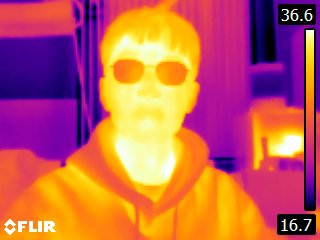
#> input picture FLIR0055.jpg, 320 x 240 px
$ jupyter execute --allow-errors Untitled.ipynb
#> lines starting #> are read from the running program, lines starting #| are printed output that depends on the picture
[cell 1]
# ROI에서 가장 높은 온도 추출하기
import cv2
import numpy as np
import matplotlib.pyplot as plt

img = cv2.imread('FLIR0055.jpg')
#> img is the input picture: shape (240, 320, 3); mean B, G, R 87.1, 95.2, 193.3
drag = False
ix,iy=-1,-1
blue, red = (255,0,0),(0,0,255)
roi = []

# [35 lines left out: functions calc, onMouse, not called in this run]

cv2.imshow('Show Image',img)
cv2.setMouseCallback('Show Image',onMouse,param=img)
cv2.waitKey(0)
cv2.destroyAllWindows()

[cell 2]
# K-means 적용하여 클러스터링 하고 Canny Edge Detection
import cv2
import numpy as np
import matplotlib.pyplot as plt

def nothing(x):
    pass

def kmeans_canny():
    img = cv2.imread('FLIR0058.jpg')
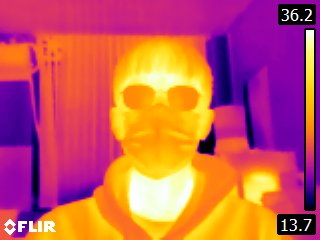
#> input picture FLIR0058.jpg, 320 x 240 px
#> img is the input picture: shape (240, 320, 3); mean B, G, R 90.1, 88.8, 198.5
    cv2.namedWindow('Original')

    cv2.namedWindow('Kmeans')
    cv2.createTrackbar('K','Kmeans',0,30,nothing)

    cv2.namedWindow('Edge Detection')
    cv2.createTrackbar('low threshold','Edge Detection',0,255,nothing)
    cv2.createTrackbar('high threshold','Edge Detection',0,255,nothing)

    cv2.imshow('Original',img)
    cv2.imshow('Kmeans',img)
    cv2.imshow('Edge Detection',img)

    data = img.reshape((-1, 3)).astype(np.float32)
    criteria = (cv2.TERM_CRITERIA_EPS|cv2.TERM_CRITERIA_MAX_ITER, 10, 1.0)
    while True:
        if cv2.waitKey(1000) & 0xFF == 27:
#> (key Esc is pressed here)
            break
        K = cv2.getTrackbarPos('K','Kmeans')
        if K < 1:
            K = 1
        low = cv2.getTrackbarPos('low threshold','Edge Detection')
        high = cv2.getTrackbarPos('high threshold','Edge Detection')

        ret, label, center = cv2.kmeans(data, K, None, criteria, 10, cv2.KMEANS_RANDOM_CENTERS)
        center = np.uint8(center)
        img_kmeans = center[label.flatten()]
        img_kmeans = img_kmeans.reshape((img.shape))

        if low > high:
            print('Low Value must be lower than High Value')
        else:
            img_gray = cv2.cvtColor(img_kmeans,cv2.COLOR_BGR2GRAY)
            img_canny = cv2.Canny(img_gray,low,high)
            cv2.imshow('Kmeans',img_kmeans)
            cv2.imshow('Edge Detection',img_canny)
    cv2.destroyAllWindows()
kmeans_canny()

[cell 3]
from cvzone.FaceMeshModule import FaceMeshDetector
import cv2

img = cv2.imread('FLIR0061.jpg')
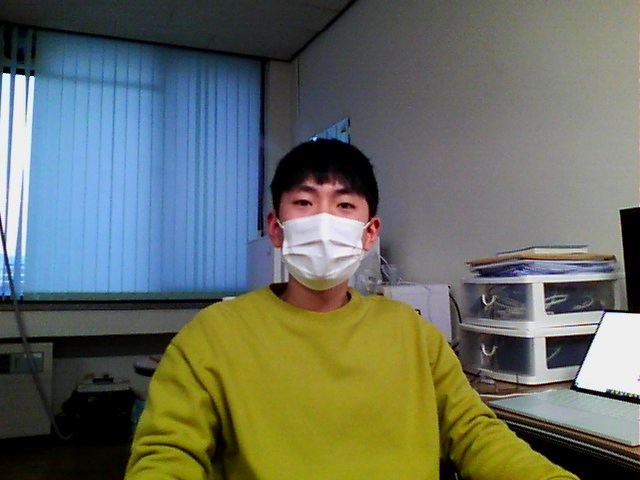
#> input picture FLIR0061.jpg, 640 x 480 px
#> img is the input picture: shape (480, 640, 3); mean B, G, R 98.8, 109.8, 103.2
#> (the rest of this cell did not finish here and is left out)
